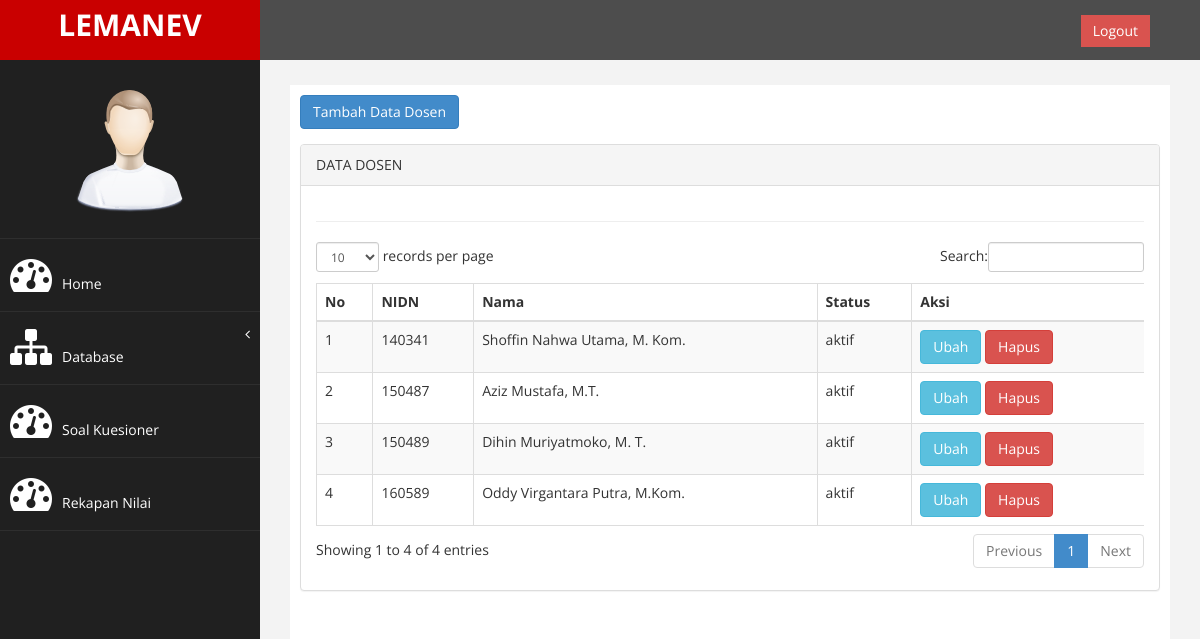
The app's page /index.php?page=dosen (signed in) with its own data.
### tables this page shows
CREATE TABLE `tb_dosen` (
  `nidn` varchar(13) NOT NULL,
  `nama` varchar(255) NOT NULL,
  `status` enum('aktif','nonaktif') NOT NULL
);

### page/dosen/dosen.php (the view, shortened to what this page needs)
<?php
if ($_SESSION['admin']) {
?>
<a href="?page=dosen&aksi=tambah" class="btn btn-primary" style="margin-bottom:15px;">Tambah Data Dosen</a>
<div class="row">
    <div class="col-md-12">
        <div class="panel panel-default">
            <div class="panel-heading">
                DATA DOSEN
            </div>
            <div class="panel-body">
                <div class="table-responsive">
                    <table class="table table-striped table-bordered table-hover" id="dataTables-example">
                        <thead>
                            <tr>
                                <th>No</th>
                                <th>NIDN</th>
                                <th>Nama</th>
                                <th>Status</th>
                                <th>Aksi</th>
                            </tr>
                        </thead>
                        <tbody>
                            <?php
                            $no = 1;
                            $sql = $conn->query("select * from tb_dosen");
                            while ($data = $sql->fetch_assoc()) {
                                ?>
                            <tr>
                                <td>
                                    <?= $no++; ?>
                                </td>
                                <td>
                                    <?= $data['nidn']; ?>
                                </td>
                                <td>
                                    <?= $data['nama']; ?>
                                </td>
                                <td>
                                    <?= $data['status']; ?>
                                </td>
                                <td>
                                    <a href="?page=dosen&aksi=ubah&nidn=<?= $data['nidn'] ?>" class="btn btn-info">Ubah</a>
                                    <a
                                    onclick="return confirm ('Hapus data?')"
                                    href="?page=dosen&aksi=hapus&nidn=<?= $data['nidn'] ?>" class="btn btn-danger">Hapus</a>
                                </td>
                            </tr>
                            <?php
                        }
                        ?>
                        </tbody>
                </div>
            </div>
        </div>
    </div>
</div>
<?php
} else {
    header("location:login.php");
}
?>

### assets/css/custom.css (style rules this page uses)
body { font-family: 'Open Sans', sans-serif; }

### records on screen
tb_dosen: nidn "140341", nama "Shoffin Nahwa Utama, M. Kom.", status "aktif"
tb_dosen: nidn "150487", nama "Aziz Mustafa, M.T.", status "aktif"
tb_dosen: nidn "150489", nama "Dihin Muriyatmoko, M. T.", status "aktif"
tb_dosen: nidn "160589", nama "Oddy Virgantara Putra, M.Kom.", status "aktif"
